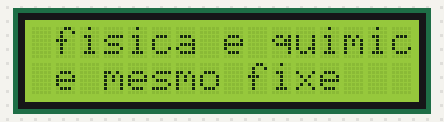
Bench run of a sketch on a simulated Arduino Uno, built with avr-gcc and run on an emulated ATmega328P. Shown: 16×2 character LCD.

Above: at 0.1 s.
At 3.6 s:
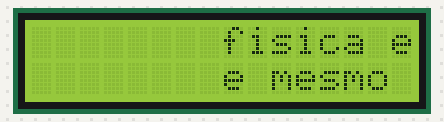
At 7.1 s:
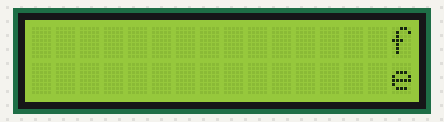
At 13.1 s:
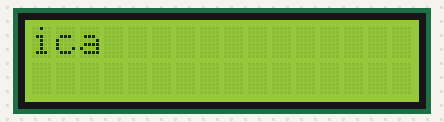
At 19.6 s:
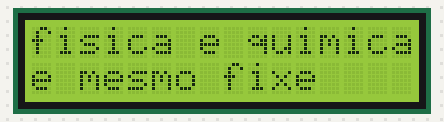
At 39.1 s:
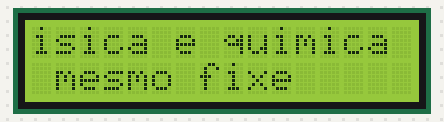

The sketch:

display.ino
```cpp
#include <LiquidCrystal.h>
const int rs = 12, en = 11, d4 = 5, d5 = 4, d6 = 3, d7 = 2;
LiquidCrystal lcd(rs, en, d4, d5, d6, d7);


void setup() {
    lcd.begin(16, 2);
    lcd.setCursor(0, 0);
  lcd.print("fisica e quimica");
  lcd.setCursor(0, 1);
  lcd.print("e mesmo fixe");
}

void loop() {{
   for (int positionCounter = 1; positionCounter++;) {
       lcd.scrollDisplayRight();
       delay(500);
}
delay(5000);}

            }
```

Measured:
- what the display in image 1 shows lasts 0.5 s, from 3.6 s to 4.1 s
